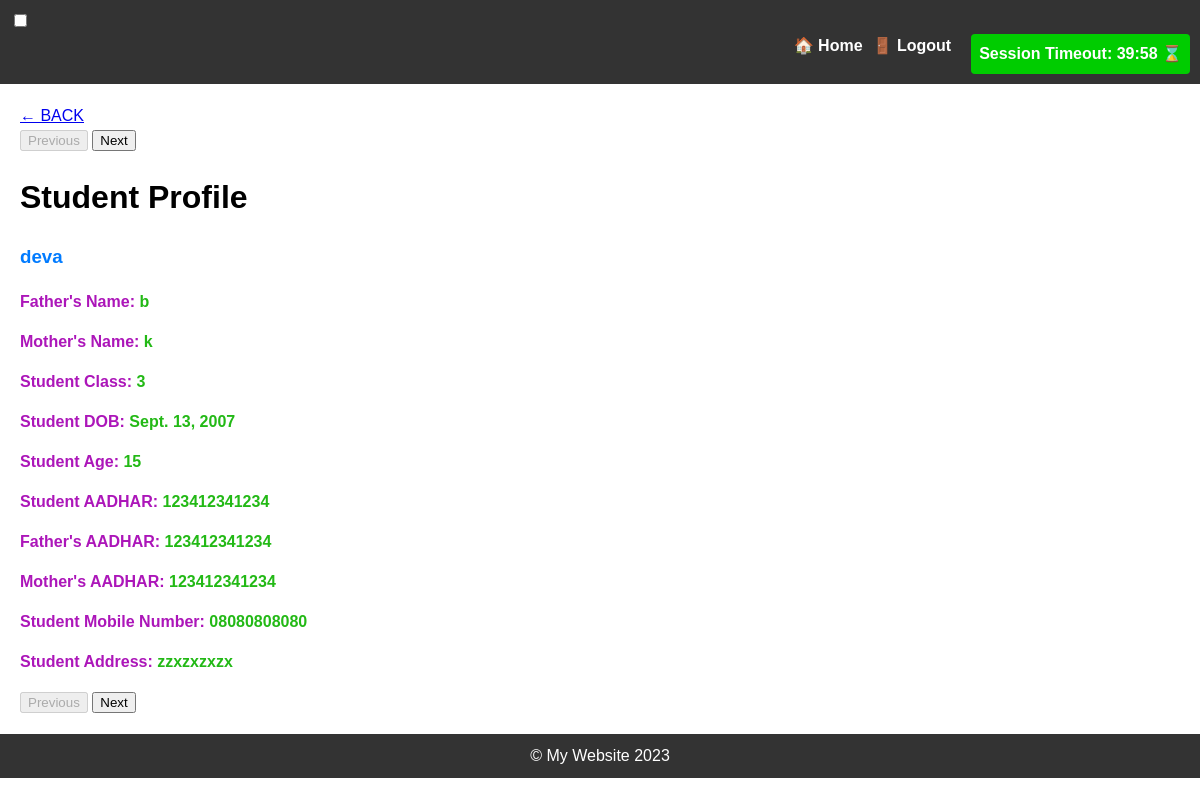
The app's page /student_profile/11/ with its own data.
### studentsdataform/models.py (models this page shows, shortened)
class Student(models.Model):
    student_name = models.CharField(max_length=150)
    father_name = models.CharField(max_length=150)
    mother_name = models.CharField(max_length=150)
    student_class = models.CharField(max_length=150)
    school_name = models.CharField(max_length=150)
    student_aadhar = models.CharField(max_length=150)
    father_aadhar = models.CharField(max_length=150)
    mother_aadhar = models.CharField(max_length=150)
    mobile_number = models.CharField(max_length=150)
    dob = models.DateField(null=True, blank=True)
    age = models.IntegerField(null=True, blank=True,help_text="Do not Enter Age Field as its caluculated automatically")
    address=models.CharField(max_length=500, default='Unknown')
    remarks = models.CharField(max_length=500, blank=True, null=True, help_text="Add remarks about the student")
    image = models.ImageField(
         upload_to=student_image_path,
        blank=True,
        null=True,
        default='no_image.jpg',
        validators=[
            validate_image_extension,
            validate_image_size
        ]
    )

### studentsdataform/views.py (the view)
# urls.py: path('student_profile/<int:student_id>/', views.student_profile_view, name='student_profile'),
def student_profile_view(request, student_id):
    student = get_object_or_404(Student, id=student_id)
    prev_student = Student.objects.filter(id__lt=student_id).last()  # Get the previous student
    next_student = Student.objects.filter(id__gt=student_id).first()  # Get the next student
    return render(request, 'student_profile.html', {'student': student,'prev_student': prev_student, 'next_student': next_student})

### studentsdataform/templatetags/custom_filters.py (called while the page is built)
@register.filter(name='calculate_age')
def calculate_age(dob):
    today = date.today()
    age = today.year - dob.year - ((today.month, today.day) < (dob.month, dob.day))
    return age

### templates/student_profile.html (shortened to what this page needs)
{% extends 'base.html' %}
{% load custom_filters %}
{% block content %}
<div class="page-center">
  <a href="{% url 'studentsdataform:student_list' %}" class="back-link">&#x2190; BACK </a>
  <div class="navigation-buttons">
    {% if prev_student %}
      <a href="{% url 'studentsdataform:student_profile' prev_student.id %}">
        <button class="nav-button">Previous</button>
      </a>
    {% else %}
      <button class="nav-button" disabled>Previous</button>
    {% endif %}
    {% if next_student %}
      <a href="{% url 'studentsdataform:student_profile' next_student.id %}">
        <button class="nav-button">Next</button>
      </a>
    {% else %}
      <button class="nav-button" disabled>Next</button>
    {% endif %}
  </div>
  <div class="profile-details">
    <h1 class="profile-title">Student Profile</h1>
    <h3 class="profile-name" style="font-weight: bold; color: #007BFF;">{{ student.student_name }}</h3>
    <div class="info-section">
      <p style="font-weight: bold; color: #ac16b9;"> Father's Name: <span style="font-weight: bold; color: #23B916;">{{ student.father_name }}</span></p>
      <p style="font-weight: bold; color: #ac16b9;"> Mother's Name:<span style="font-weight: bold; color: #23B916;">  {{ student.mother_name }}</span> </p>
      <p style="font-weight: bold; color: #ac16b9;"> Student Class: <span style="font-weight: bold; color: #23B916;"> {{ student.student_class }}</span> </p>
      <p style="font-weight: bold; color: #ac16b9;">Student DOB:<span style="font-weight: bold; color: #23B916;">  {{ student.dob }}</span> </p>
      <p style="font-weight: bold; color: #ac16b9;">Student Age: <span style="font-weight: bold; color: #23B916;"> {{ student.dob|calculate_age }}</span></p>
      <p style="font-weight: bold; color: #ac16b9;">Student AADHAR:<span style="font-weight: bold; color: #23B916;"> {{ student.student_aadhar }}</span> </p>
      <p style="font-weight: bold; color: #ac16b9;">Father's AADHAR: <span style="font-weight: bold; color: #23B916;"> {{ student.father_aadhar }}</span> </p>
      <p style="font-weight: bold; color: #ac16b9;">Mother's AADHAR:<span style="font-weight: bold; color: #23B916;"> {{ student.mother_aadhar }}</span> </p>
      <p style="font-weight: bold; color: #ac16b9;">Student Mobile Number:<span style="font-weight: bold; color: #23B916;"> {{ student.mobile_number }}</span> </p>
      <p style="font-weight: bold; color: #ac16b9;">Student Address:<span style="font-weight: bold; color: #23B916;">  {{ student.address }}</span> </p>
    </div>
  </div>
  <div class="navigation-buttons">
    {% if prev_student %}
      <a href="{% url 'studentsdataform:student_profile' prev_student.id %}">
        <button class="nav-button">Previous</button>
      </a>
    {% else %}
      <button class="nav-button" disabled>Previous</button>
    {% endif %}
    {% if next_student %}
      <a href="{% url 'studentsdataform:student_profile' next_student.id %}">
        <button class="nav-button">Next</button>
      </a>
    {% else %}
      <button class="nav-button" disabled>Next</button>
    {% endif %}
  </div>
</div>
{% endblock %}

### templates/base.html (style rules this page uses)
body { font-family: Arial, Helvetica, sans-serif; font-size: 16px; line-height: 1.5; margin: 0; padding: 0; }

### records on screen
Student: student_name "deva", father_name "b", mother_name "k", student_class "3", dob "Sept. 13, 2007", dob|calculate_age "15", student_aadhar "123412341234", father_aadhar "123412341234", mother_aadhar "123412341234", mobile_number "08080808080", address "zzxzxzxzx"
